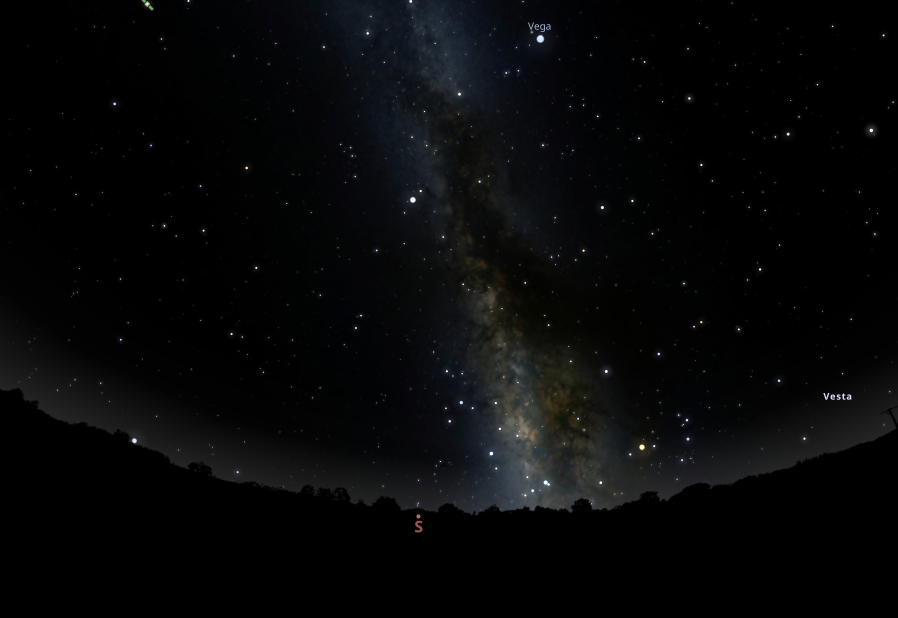
#> input picture src/image_pipeline/starfield.png, 2692 x 1854 px (shown at 1/3 size)
$ python basic_filter.py
#> lines starting #> are read from the running program, lines starting #| are printed output that depends on the picture; after the words box and inside, x2 and y2 are one past the last pixel; in counts of white or black regions, pixels touching at a corner belong together
import cv2
import numpy as np
from skimage import feature, color, io
import matplotlib.pyplot as plt

# === Load grayscale image ===
img = cv2.imread("starfield.png", cv2.IMREAD_GRAYSCALE)
#> img: shape (1854, 2692); min 0, max 255, mean 7.3

blurred = cv2.GaussianBlur(img, (5, 5), 0)
_, thresh = cv2.threshold(blurred, 200, 255, cv2.THRESH_BINARY)
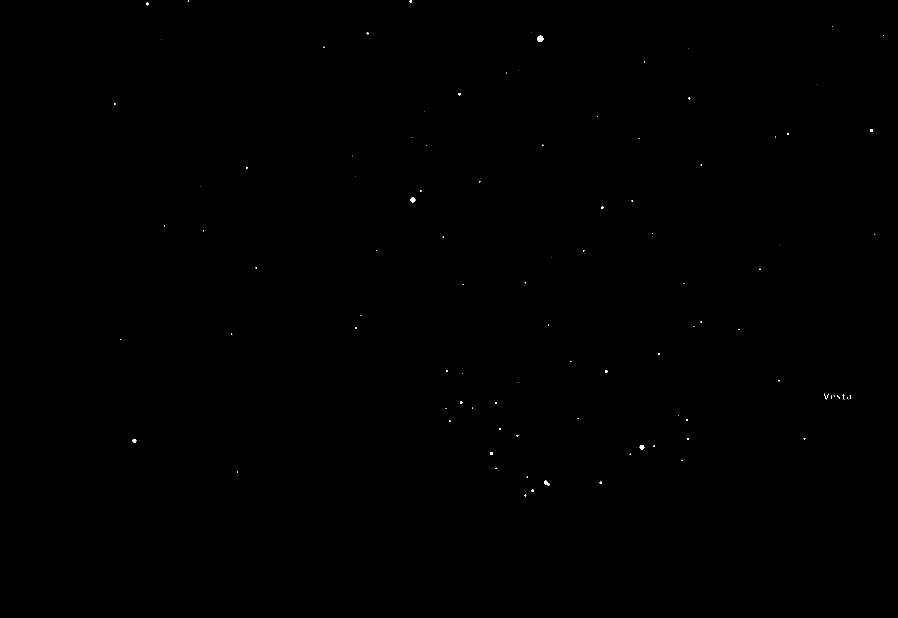
#> thresh: shape (1854, 2692) (shown at 1/3 size); 0.04% white; 98 white regions (73 under 20 px), largest, box (x1, y1, x2, y2) and area: (1612, 107, 1630, 126) 266, (1231, 593, 1246, 607) 161, (1919, 1335, 1933, 1348) 138

blobs = feature.blob_dog(thresh, max_sigma=30, threshold=0.5)
#> blobs = 44 rows, first 8: [988, 2216, 1], [1286, 1499, 1.6], [402, 2364, 1.6], [599, 1238, 4.1], [1360, 1474, 2.56], [1341, 1925, 4.1], [106, 2650, 1], [391, 2614, 2.56]
blobs[:, 2] = blobs[:, 2] * (2 ** 0.5)

print(f"Detected {len(blobs)} blobs.")
#| Detected 44 blobs.

# Calculate the vector of each blob
focal_length = 1000 # arducam is 4.7mm
cx, cy = 1280, 960


star_vectors = []
for y, x, _ in blobs:
    dx = x - cx
    dy = y - cy
    v = np.array([dx, dy, focal_length])
    v_unit = v / np.linalg.norm(v)
    star_vectors.append(v_unit)
#> this loop made 44 passes
#> (y, x, dx, dy, v, v_unit) on passes 1 to 10: (988, 2216, 936, 28, [936, 28, 1000], [0.683, 0.0204, 0.73]), (1286, 1499, 219, 326, [219, 326, 1000], [0.204, 0.303, 0.931]), (402, 2364, 1084, -558, [1084, -558, 1000], [0.687, -0.354, 0.634]), (599, 1238, -42, -361, [-42, -361, 1000], [-0.0395, -0.339, 0.94]), (1360, 1474, 194, 400, [194, 400, 1000], [0.177, 0.366, 0.914]), (1341, 1925, 645, 381, [645, 381, 1000], [0.516, 0.305, 0.8]), (106, 2650, 1370, -854, [1370, -854, 1000], [0.721, -0.45, 0.527]), (391, 2614, 1334, -569, [1334, -569, 1000], [0.757, -0.323, 0.568]), (100, 1103, -177, -860, [-177, -860, 1000], [-0.133, -0.646, 0.751]), (1307, 1552, 272, 347, [272, 347, 1000], [0.249, 0.318, 0.915])
#> after the loop, star_vectors = 44 items, first 6: [0.683, 0.0204, 0.73], [0.204, 0.303, 0.931], [0.687, -0.354, 0.634], [-0.0395, -0.339, 0.94], [0.177, 0.366, 0.914], [0.516, 0.305, 0.8]


# Compute the dotproducts between the unit vectors
star_angles = star_vectors @ np.array(star_vectors).T
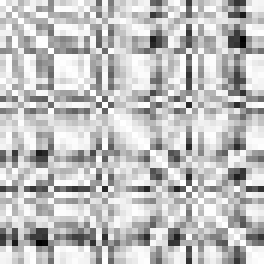
#> star_angles: shape (44, 44) float64 (shown 6 times larger); min -0.195, max 1, mean 0.702; drawn with min black and max white

angle_matrix_rad = np.arccos(np.clip(star_angles, -1.0, 1.0))
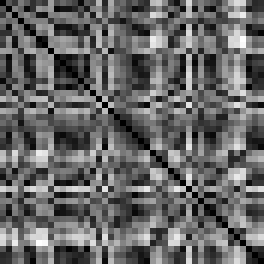
#> angle_matrix_rad: shape (44, 44) float64 (shown 6 times larger); min 0, max 1.77, mean 0.712; drawn with min black and max white
angle_matrix_deg = np.degrees(angle_matrix_rad)
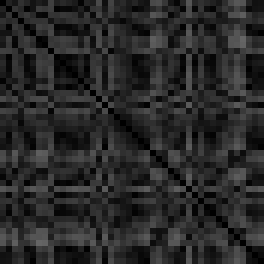
#> angle_matrix_deg: shape (44, 44) float64 (shown 6 times larger); min 0, max 101.2, mean 40.8
print("Dimensions of angle matrix:", angle_matrix_deg.shape)
#| Dimensions of angle matrix: (44, 44)

fig, axs = plt.subplots(1, 3, figsize=(15, 5))  # 1 row, 3 columns
axs[0].imshow(img, cmap='gray')
axs[0].set_title("Original Image")
axs[0].axis('off')

axs[1].imshow(thresh, cmap='gray')
axs[1].set_title("Brightest Stars Only")
axs[1].axis('off')

axs[2].imshow(img, cmap='gray')
for y, x, r in blobs:
    c = plt.Circle((x, y), r, color='lime', linewidth=2, fill=False)
    axs[2].add_patch(c)
#> this loop made 44 passes
#> (y, x, r) on passes 1 to 12: (988, 2216, 1.41), (1286, 1499, 2.26), (402, 2364, 2.26), (599, 1238, 5.79), (1360, 1474, 3.62), (1341, 1925, 5.79), (106, 2650, 1.41), (391, 2614, 3.62), (100, 1103, 2.26), (1307, 1552, 2.26), (1263, 1349, 2.26), (1431, 1582, 1.41)
axs[2].set_title("Detected Stars (Blobs)")
axs[2].axis('off')

plt.tight_layout()
plt.show()
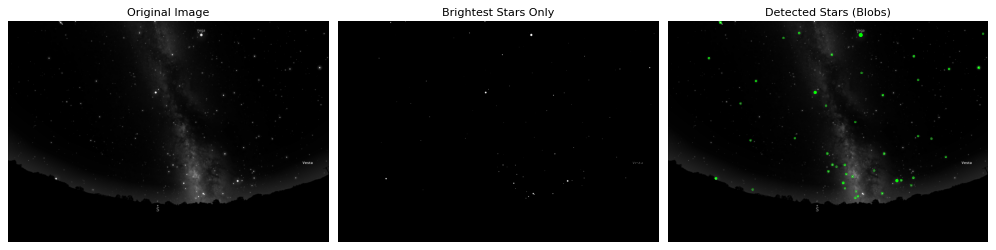
#> figure drawn by matplotlib, 3 panels
